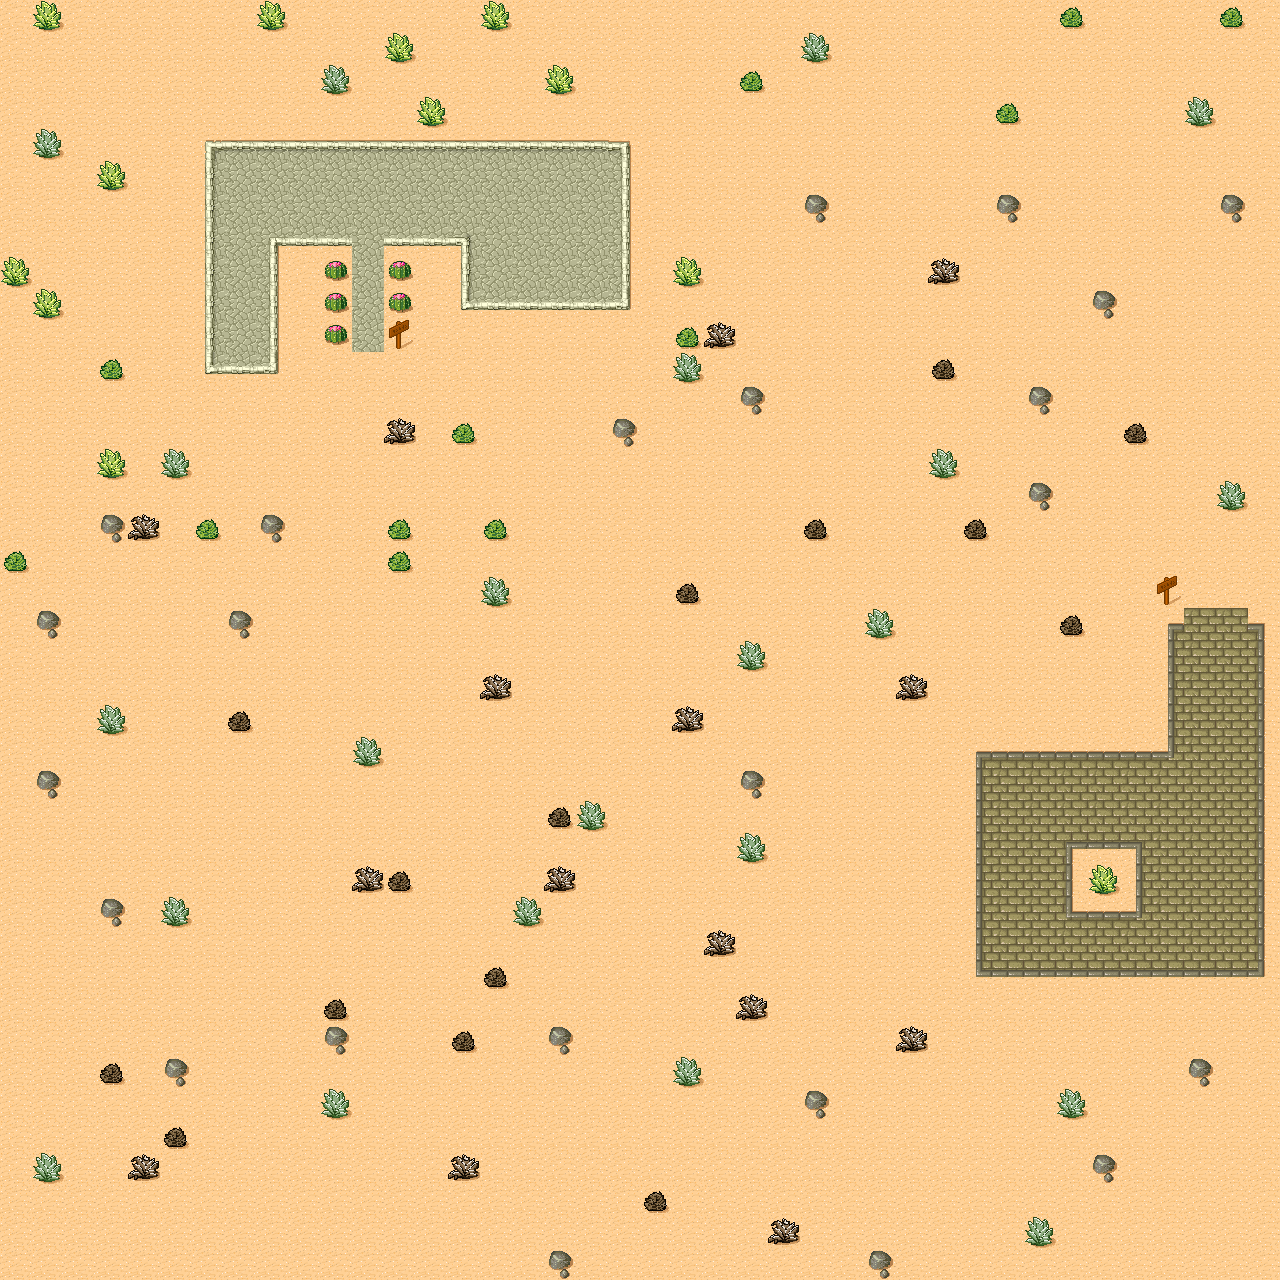

A 2D game scene composited from a Tiled map and its tileset images. What follows is a short description and the map's XML, with each tile layer's data collapsed to a summary:
An orthogonal 40x40 tile map with 32x32 px tiles, 1 tile layer (Ground) and 14 objects (9x wall, 4x Face, face).

<map version="1.0" orientation="orthogonal" width="40" height="40" tilewidth="32" tileheight="32">
 <tileset firstgid="1" name="World1_Tiles" tilewidth="32" tileheight="32" spacing="3" margin="2">
  <image source="gfx/desert_tiled.png" width="281" height="211" />
 </tileset>
 <layer name="Ground" width="40" height="40">
  <data>[1600 cells, 1600 non-empty, 33 distinct tile ids]</data>
 </layer>
 <objectgroup name="Objects" width="40" height="40">
  <object name="Face" x="640" y="448" width="32" height="32">
   <properties>
    <property name="face" value="true" />
   </properties>
  </object>
  <object name="face" x="320" y="576" width="32" height="32">
   <properties>
    <property name="face" value="true" />
   </properties>
  </object>
  <object name="Face" x="800" y="928" width="32" height="32">
   <properties>
    <property name="face" value="true" />
   </properties>
  </object>
  <object name="Face" x="1152" y="416" width="32" height="32">
   <properties>
    <property name="face" value="true" />
   </properties>
  </object>
  <object name="Face" x="224" y="1088" width="32" height="32">
   <properties>
    <property name="face" value="true" />
   </properties>
  </object>
  <object name="wall" x="205" y="141" width="7" height="232">
   <properties>
    <property name="wall" value="true" />
   </properties>
  </object>
  <object name="wall" x="214" y="142" width="413" height="6">
   <properties>
    <property name="wall" value="true" />
   </properties>
  </object>
  <object name="wall" x="271" y="238" width="79" height="5">
   <properties>
    <property name="wall" value="true" />
   </properties>
  </object>
  <object name="wall" x="385" y="238" width="79" height="5">
   <properties>
    <property name="wall" value="true" />
   </properties>
  </object>
  <object name="wall" x="463" y="304" width="165" height="4">
   <properties>
    <property name="wall" value="true" />
   </properties>
  </object>
  <object name="wall" x="272" y="246" width="5" height="124">
   <properties>
    <property name="wall" value="true" />
   </properties>
  </object>
  <object name="wall" x="215" y="367" width="55" height="4">
   <properties>
    <property name="wall" value="true" />
   </properties>
  </object>
  <object name="wall" x="622" y="151" width="6" height="150">
   <properties>
    <property name="wall" value="true" />
   </properties>
  </object>
  <object name="wall" x="462" y="245" width="6" height="56">
   <properties>
    <property name="wall" value="true" />
   </properties>
  </object>
 </objectgroup>
</map>